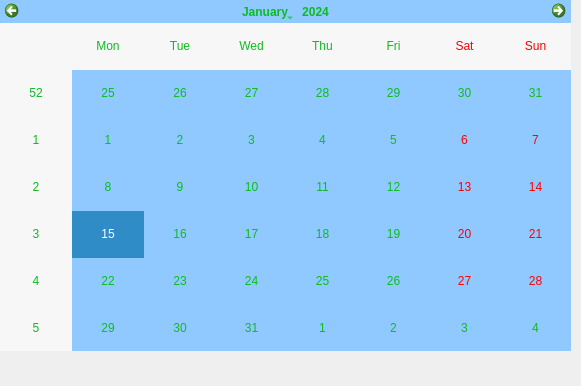
<?xml version="1.0" encoding="UTF-8"?>
<ui version="4.0">
 <class>MainWindow</class>
 <widget class="QMainWindow" name="MainWindow">
  <property name="geometry">
   <rect>
    <x>0</x>
    <y>0</y>
    <width>581</width>
    <height>386</height>
   </rect>
  </property>
  <property name="windowTitle">
   <string>MainWindow</string>
  </property>
  <widget class="QWidget" name="centralwidget">
   <widget class="QCalendarWidget" name="calendarWidget">
    <property name="geometry">
     <rect>
      <x>0</x>
      <y>0</y>
      <width>571</width>
      <height>351</height>
     </rect>
    </property>
    <property name="styleSheet">
     <string notr="true">font: 16pt &quot;MS Shell Dlg 2&quot;;
background-color: rgb(143, 201, 255);
color: rgb(11, 188, 31);
</string>
    </property>
   </widget>
  </widget>
  <widget class="QMenuBar" name="menubar">
   <property name="geometry">
    <rect>
     <x>0</x>
     <y>0</y>
     <width>581</width>
     <height>21</height>
    </rect>
   </property>
  </widget>
 </widget>
 <resources/>
 <connections/>
</ui>
